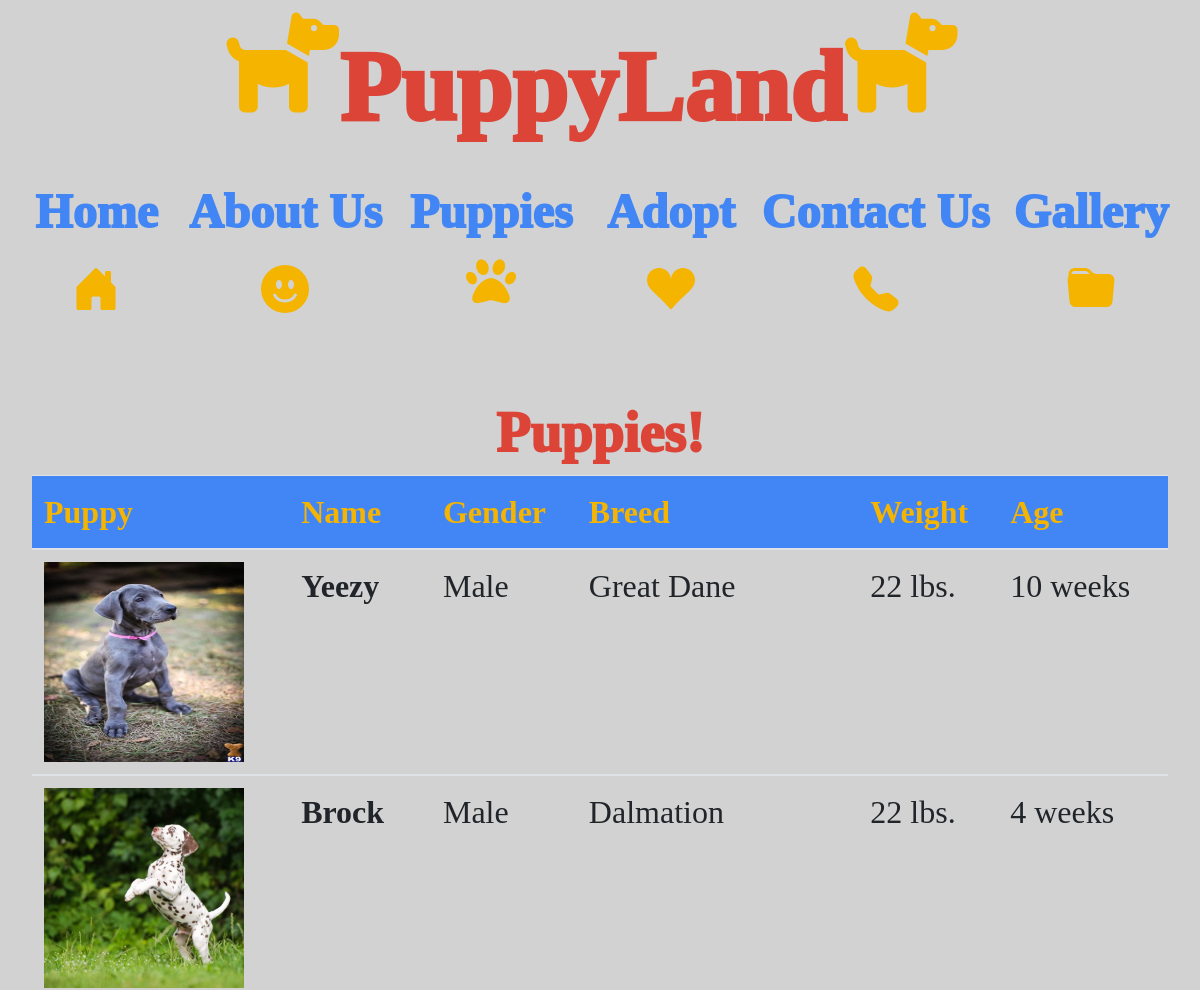
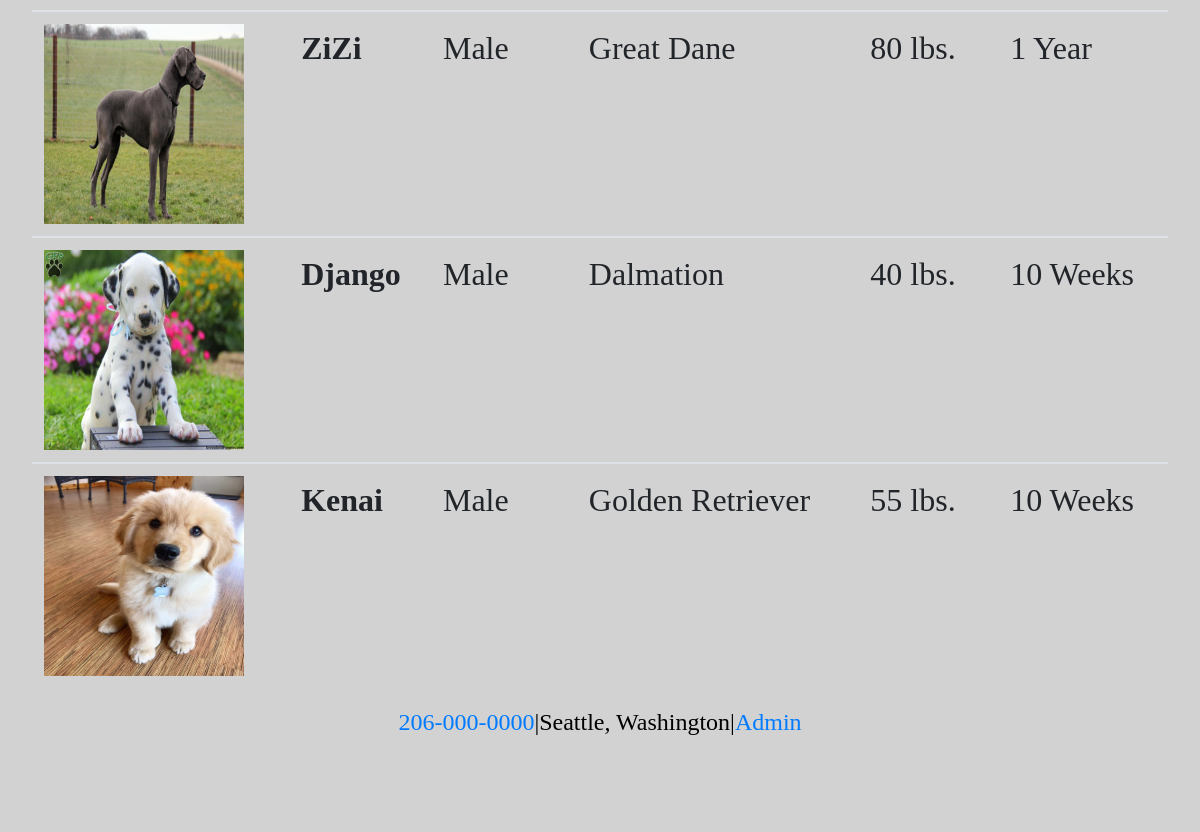
The app's page /puppies with its own data (2 pictures, top to bottom).
### main/models.py (models this page shows, shortened)
class Dog(models.Model):
    dog_name = models.CharField(max_length=255)
    dog_breed = models.CharField(max_length=255)
    dog_gender = models.CharField(default = 000, max_length = 20)
    dog_weight = models.IntegerField()
    dog_age=models.CharField(default=0, max_length=200)
    img = models.FileField(default=None,null=True)
    created_at = models.DateTimeField(auto_now_add=True)
    updated_at = models.DateTimeField(auto_now=True)
    objects= DogManager()

### main/views.py (the view)
# urls.py: path('puppies',views.puppies),
def puppies(request):
    context = {
        'all_dogs': Dog.objects.all()
    }
    return render(request,'puppies.html',context)

### main/templates/puppies.html (shortened to what this page needs)
<!DOCTYPE html>
<html lang="en">
<head>
    <link rel="stylesheet" href="https://stackpath.bootstrapcdn.com/bootstrap/4.4.1/css/bootstrap.min.css">
    <link rel="stylesheet" href="static/css/style.css">
</head>
<body>
    <div class="fluid-container">
        <nav class="navbar navbar-expand-lg navbar-dark bg-primary">
            <a class="navbar-brand" href="/"><i class='fas fa-dog' style='font-size:100px'></i> PuppyLand <i class='fas fa-dog' style='font-size:100px'></i></a>
            <div class="collapse navbar-collapse" id="navbarNavAltMarkup">
                <div class="navbar-nav">
                    <a class="nav-link" href="/"> Home <span class="sr-only">(current)</span></a>
                    <a class="nav-link" href="/aboutus"> About Us </a>
                    <a class="nav-link" href="/puppies"> Puppies <i class='fas fa-paw' style='font-size:50px'></i></a>
                    <a class="nav-link" href="/adopt"> Adopt <svg xmlns="http://www.w3.org/2000/svg" width="1em" height="1em" fill="currentColor" class="bi bi-suit-heart-fill" viewBox="0 0 16 16">
                        <path d="M4 1c2.21 0 4 1.755 4 3.92C8 2.755 9.79 1 12 1s4 1.755 4 3.92c0 3.263-3.234 4.414-7.608 9.608a.513.513 0 0 1-.784 0C3.234 9.334 0 8.183 0 4.92 0 2.755 1.79 1 4 1z"/>
                      </svg> </a>
                    <a class="nav-link" href="/contactus"> Contact Us </a>
                    <a class="nav-link" href="gallery"> Gallery </a>
                </div>
            </div>
        </nav>
        <div class="jumbotron">
            <h1 class="display-4">Puppies!</h1>
        <table class="table">
            <thead class="thead">
              <tr>
                <th scope="col">Puppy</th>
                <th scope="col">Name</th>
                <th scope="col">Gender</th>
                <th scope="col">Breed</th>
                <th scope="col">Weight</th>
                <th scope="col">Age</th>
              </tr>
            </thead>
            <tbody>
              <tr>
                {%for dog in all_dogs reversed%}
                <td>
                  <img class="fluid-img"  src="{{MEDIA_URL}}{{dog.img}}" alt="">
                </td>
                <th scope="row">{{dog.dog_name}}</th>
                <td>{{dog.dog_gender}}</td>
                <td>{{dog.dog_breed}}</td>
                <td>{{dog.dog_weight}} lbs.</td>
                <td>{{dog.dog_age}}</td>
              </tr>
            </tbody>
            {% endfor %}
          </table>
        <footer class="footer"> <a href="tel:2060000000">206-000-0000</a>|Seattle, Washington|<a href="/admin">Admin</a></footer>
    </div>
</body>
</html>

### main/static/css/style.css (style rules this page uses)
a.navbar-brand { font-family: Segoe Script; font-size: 100px; display: flex; justify-content: center; color: #DB4437!important; font-weight: 999; }
nav { justify-content: center; display: flex; }
.nav-link { font-family: Segoe Script !important; font-size: xxx-large; display: block; font-weight: 999; color: blue !important; }
body { background-color: #d2d2d2; }
.navbar { display: block; color: blue !important; background-color: #d2d2d2 !important; }
.navbar .navbar-nav { float: none; background-color:#d2d2d2!important }
.navbar .navbar-collapse { text-align: center; justify-content: center; }
.display-4 { display: flex; justify-content: center; font-weight: 999; color: #DB4437; }
.jumbotron { font-family: Segoe Script !important; background-color:#d2d2d2; color: black; justify-content: center; }
.navbar-nav .nav-link { color: #4285F4 !important; }
svg { color: #F4B400!important; }
i { color: #F4B400!important; }
.footer { display:flex; justify-content: center; font-size: x-large; font-family: Segoe Script !important; }
table { font-family: Segoe Script !important; font-size: xx-large; }
thead { background-color:#4285F4 !important ; color: #F4B400; }

### main/templates/puppies.html (style rules this page uses)
img { height: 200px; width: 200px; }

### records on screen
Dog: img (picture), dog_name "Yeezy", dog_gender "Male", dog_breed "Great Dane", dog_weight "22", dog_age "10 weeks"
Dog: img (picture), dog_name "Brock", dog_gender "Male", dog_breed "Dalmation", dog_weight "22", dog_age "4 weeks"
Dog: img (picture), dog_name "ZiZi", dog_gender "Male", dog_breed "Great Dane", dog_weight "80", dog_age "1 Year"
Dog: img (picture), dog_name "Django", dog_gender "Male", dog_breed "Dalmation", dog_weight "40", dog_age "10 Weeks"
Dog: img (picture), dog_name "Kenai", dog_gender "Male", dog_breed "Golden Retriever", dog_weight "55", dog_age "10 Weeks"
